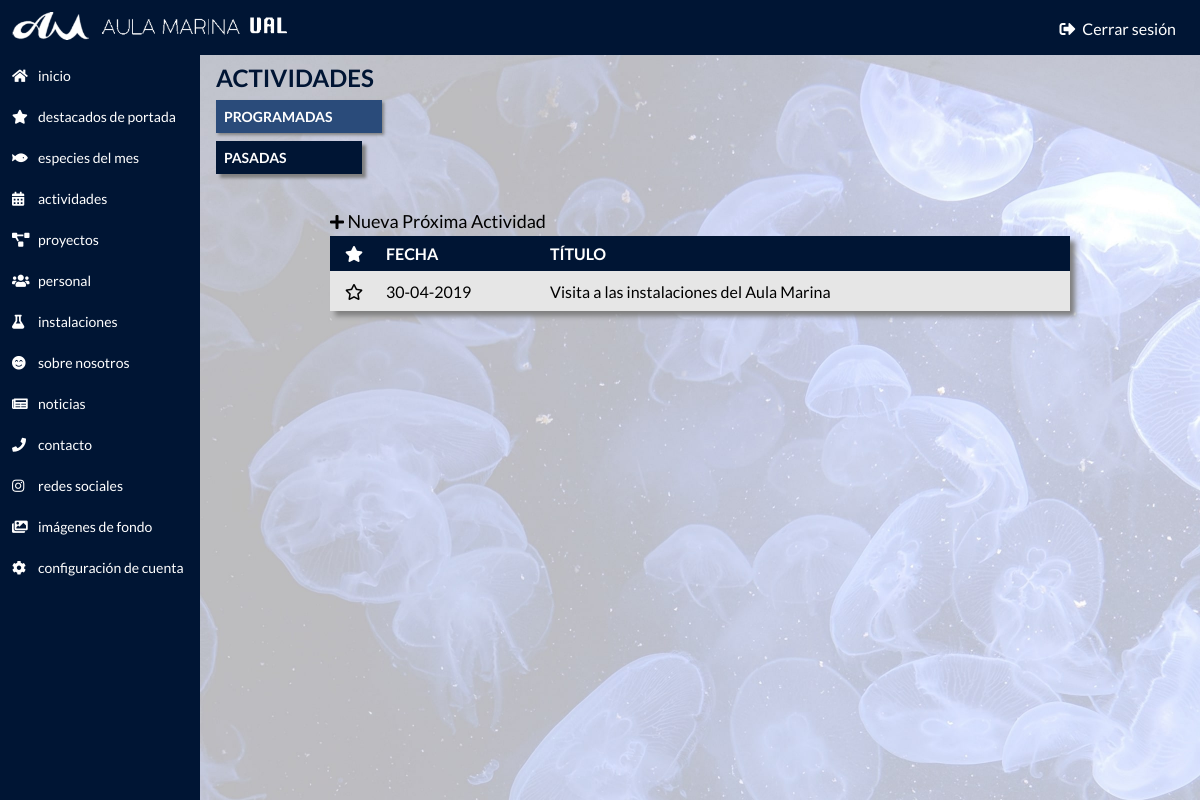
/9ku7d3cv/activities.php (signed in), run on the app's committed database.
### tables this page shows
CREATE TABLE activities(
	id INT(11) PRIMARY KEY AUTO_INCREMENT,
	title VARCHAR(200),
    en_title VARCHAR(200),
    description TEXT,
    en_description TEXT,
    date VARCHAR(11),
    ubication TEXT,
    en_ubication TEXT,
    img1 VARCHAR(2083),
    img2 VARCHAR(2083),
    img3 VARCHAR(2083),
    img4 VARCHAR(2083),
    past BIT  ,
    featured BIT
);

### php-functions/functions.php (called while the page is built, shortened)
<?php
$conn->query("SET NAMES 'utf8'");
function getActivities($past, &$result)
{
    global $conn;
    $sql = "SELECT * FROM activities WHERE past='$past' ORDER BY date DESC";
    $rec = $conn->query($sql);
}

### 9ku7d3cv/activities.php (the view, shortened to what this page needs)
<?php
include_once '../db/connection.php';
include '../php-functions/functions.php';
getActivities(false, $nextActivities);
?>
<!DOCTYPE html>
<html>
<head>
  <link rel="stylesheet" href="../css/admin.css">
  <link rel="stylesheet" href="https://use.fontawesome.com/releases/v5.5.0/css/all.css"
>
</head>
<body>
  <div class="wrapper-admin-bg"></div>
  <div class="wrapper-admin-inicio">
    <div class="wrapper-admin-top-side">
      <div class="top-nav">
        <div class="top-nav-content">
          <div class="top-nav-left">
            <a href="home.php">
              <img alt="Logo del Aula Marina" src="../res/aula-marina-logo2.png" />
            </a>
          </div>
          <div class="top-nav-right">
            <a href="logout.php"><i class="fas fa-sign-out-alt"></i> Cerrar sesión</a>
          </div>
        </div>
      </div>
    </div>
    <div class="left-nav">
      <a href="home.php"><i class="fas fa-home"></i><span>INICIO</span></a>
      <a href="featured.php"><i class="fas fa-star"></i><span>DESTACADOS DE PORTADA</span></a>
      <a href="species-of-the-month.php"><i class="fas fa-fish"></i><span>ESPECIES DEL MES</span></a>
      <a href="activities.php"><i class="fas fa-calendar-alt"></i><span>ACTIVIDADES</span></a>
      <a href="projects.php"><i class="fas fa-project-diagram"></i><span>PROYECTOS</span></a>
      <a href="people.php"><i class="fas fa-users"></i><span>PERSONAL</span></a>
      <a href="facilities.php"><i class="fas fa-flask"></i><span>INSTALACIONES</span></a>
      <a href="about-us.php"><i class="fas fa-smile-beam"></i><span>SOBRE NOSOTROS</span></a>
      <a href="news.php"><i class=" fas fa-newspaper"></i><span>NOTICIAS</span></a>
      <a href="contact.php"><i class="fas fa-phone"></i><span>CONTACTO</span></a>
      <a href="rrss.php"><i class="fab fa-instagram"></i><span>REDES SOCIALES</span></a>
      <a href="backgrounds.php"><i class="fas fa-images"></i><span>IMÁGENES DE FONDO</span></a>
      <a href="config.php"><i class="fas fa-cog"></i><span>CONFIGURACIÓN DE CUENTA</span></a>
    </div>
    <div class="wrapper-bot-side">
      <div class="content-admin">
        <span class="content-admin-title">ACTIVIDADES
          <span class="content-nav active" onclick="showDiv(0, 'block', active(0))">PROGRAMADAS</span>
          <span class="content-nav" onclick="showDiv(1, 'block', active(1))">PASADAS</span>
        </span>
        <div class="admin-content">
          <div class="tables">
            <div class="show-div">
              <div class="newTE" onclick="window.location='new-activity.php?past=0'"><i class="fas fa-plus"></i><span> Nueva Próxima Actividad</span></div>
              <table>
                <thead>
                  <tr>
                    <th style="width:32px;text-align:center;"><i class="fas fa-star"></i></th>
                    <th>FECHA</th>
                    <th>TÍTULO</th>
                    <th style="width:32px;text-align:center;"></th>
                  </tr>
                </thead>
                <tbody>
                  <?php
                  $len = count($nextActivities);
                  for ($i=0; $i < $len; $i++) {
                    $id    = $nextActivities[$i]->id;
                    $title = $nextActivities[$i]->title;
                    $date  = date("d-m-Y", strtotime($nextActivities[$i]->date));
                    $starClass = $nextActivities[$i]->featured == 1 ? "fas fa-star" : "far fa-star";
                    echo "
                      <tr>
                          <td class='table-star'><i class='$starClass' onclick=\"star($id, 'activities', 'activities.php')\"></i></td>
                          <td onclick='window.location=\"edit-activity.php?id=$id\"'>$date</td>
                          <td onclick='window.location=\"edit-activity.php?id=$id\"'>$title</td>
                          <td class='table-open' onclick='window.location=\"edit-activity.php?id=$id\"'><i class='fas fa-angle-right'></i></td>
                      </tr>
                    ";
                  }
                  ?>
                </tbody>
              </table>
            </div>
          </div>
        </div>
      </div>
    </div>
  </div>
</body>
</html>

### css/admin.css (style rules this page uses)
* { padding: 0px; margin: 0px; }
html, body { width: 100%; height: 100%; font-family: 'Lato', sans-serif; }
.wrapper-admin-bg { width: 100%; height: 100%; position: fixed; background-image: url("../res/min/admin.jpg"); background-size: cover; background-repeat: no-repeat; background-attachment: fixed; }
.wrapper-admin-inicio { height: 100%; -webkit-transition: all 1s; transition: all 1s; }
.top-nav { display: block; position: fixed; top: 0; width: 100%; background-color: #001534; z-index: 3; }
.top-nav-content { display: flex; justify-content: space-between; align-items: center; }
.top-nav-left img { padding: 12px; height: 28px; }
.top-nav-right a { vertical-align: middle; margin-right: 16px; padding: 8px; color: white; text-decoration: none; -webkit-transition: all 0.4s; transition: all 0.4s; }
.top-nav-right a i { margin-right: 4px; }
.wrapper-bot-side { position: absolute; width: 100%; height: 100%; }
.left-nav { background-color: #001534; width: 200px; position: fixed; top: 47px; bottom: 0; padding-top: 8px; z-index: 2; }
.left-nav a { display: flex; align-items: center; padding: 12px; font-size: 14px; color: white; text-decoration: none; -webkit-transition: all 0.2s; transition: all 0.2s; text-transform: lowercase; }
.left-nav i { width: 18px; margin-right: 8px; font-size: 14px; }
.content-admin { display: block; margin: 16px; margin-left: 216px; margin-top: 63px; }
.content-admin-title { display: block; color: #001534; font-weight: bold; font-size: 24px; margin-bottom: 32px; text-transform: uppercase; }
.content-nav { display: block; width: 130px; font-size: 14px; padding: 8px; background-color: #001534; color: white; cursor: pointer; margin-top: 8px; box-shadow: 4px 4px 3px grey; -webkit-transition: all 0.2s; transition: all 0.2s; }
.active { width: 150px; background-color: #2a4b7a; box-shadow: 2px 2px 3px grey; }
.admin-content { height: 100%; width: 740px; margin: 0 auto; }
.newTE { display: inline-block; padding: 4px 0px; -webkit-transition: all 0.2s; transition: all 0.2s; }
.newTE span { font-size: 18px; }
table { width: 100%; border-collapse: collapse; box-shadow: 5px 5px 5px grey; -webkit-transition: all 0.2s; transition: all 0.2s; }
table th, table td { text-align: left; padding: 8px; }
table th { background-color: #001534; color: white; }
table tbody tr { background-color: #e6e6e6; cursor: pointer; }
.table-star { width:32px; text-align:center; cursor: pointer; }

### data on the page
activities: date "30-04-2019", title "Visita a las instalaciones del Aula Marina"
